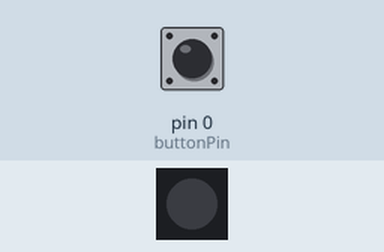
Bench run of a sketch on a simulated Arduino Mega 2560, built with avr-gcc and run on an emulated ATmega2560. Parts: 1 RGB LEDs in strip order, left to right. Inputs (shaded band) come from the test bench; at power-on: pin 0 (buttonPin) HIGH. Dim RGB values are drawn brighter than linear.

Above: at 1.2 s.
1.3 s: pin 0 (buttonPin) pulled LOW for 0.15 s
At 1.75 s:
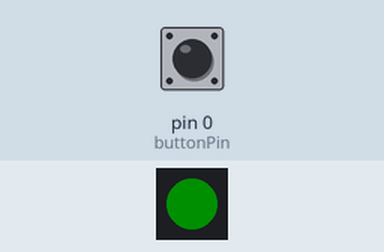
4.3 s: pin 0 (buttonPin) pulled LOW for 3.2 s
At 8.48 s:
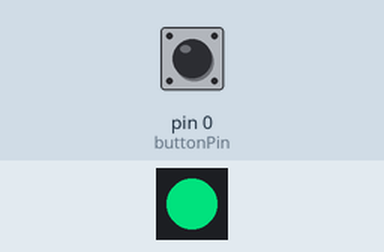
10.5 s: pin 0 (buttonPin) pulled LOW for 3.2 s
At 12.12 s:
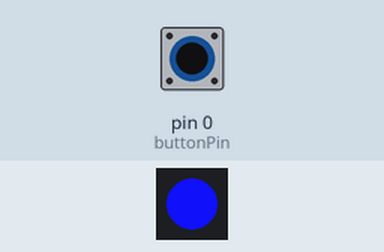
15.9 s: pin 0 (buttonPin) pulled LOW for 1 s
At 17.29 s:
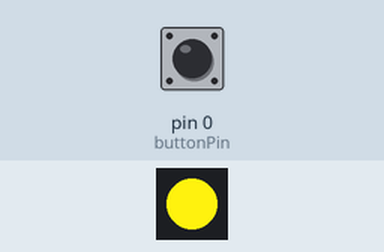
19.9 s: pin 0 (buttonPin) pulled LOW for 3.2 s
At 22.51 s:
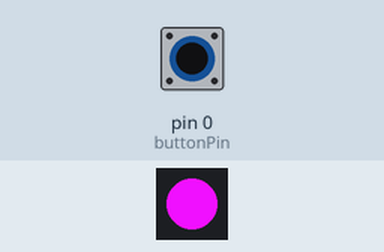
24.6 s: pin 0 (buttonPin) pulled LOW for 3.2 s
At 33.2 s:
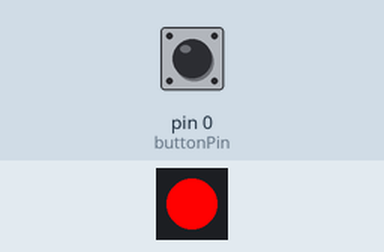
Timing chart, 0 to 33.5 s (numbered marks = the images above; inputs shaded):
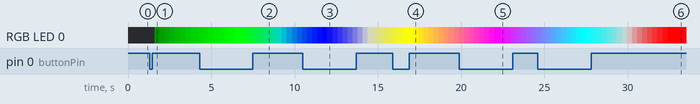

Measured:
- after the input at 1.3 s, RGB LED 0: off → RGB(0, 15, 0) after 0.30 s, → RGB(0, 30, 0) 0.30 s later, → RGB(0, 45, 0) 0.30 s later, → RGB(0, 60, 0) 0.30 s later, … (10 changes in this stretch)

The sketch:

FAST_LED_COLOR_CYCLE_OPI-3.ino
```cpp
#include <FastLED.h>

// Define the LED pin and number of LEDs
#define LED_PIN     48
#define NUM_LEDS    1

// Define the LED brightness and color fade speed
CRGB leds[NUM_LEDS];
int ledBrightness = 255;
int colorFadeSpeed = 20;

// Define the colors to cycle through
CRGB colors[] = {
  CRGB(255, 0, 0),    // Red
  CRGB(0, 255, 0),    // Green
  CRGB(0, 0, 255),    // Blue
  CRGB(255, 255, 0),  // Yellow
  CRGB(255, 0, 255),  // Magenta
  CRGB(0, 255, 255)   // Cyan
};
int numColors = sizeof(colors) / sizeof(colors[0]);
int currentColor = 0;

// Define the button pin and state
int buttonPin = 0;
int buttonState = 0;

void setup() {
  // Set up the FastLED library
  FastLED.addLeds<NEOPIXEL, LED_PIN>(leds, NUM_LEDS);
  FastLED.setBrightness(ledBrightness);

  // Set up the button pin
  pinMode(buttonPin, INPUT_PULLUP);
}

void loop() {
  // Read the button state
  buttonState = digitalRead(buttonPin);

  // Switch to the next color on button press
  if (buttonState == LOW) {
    currentColor++;
    if (currentColor >= numColors) {
      currentColor = 0;
    }
    setColor(colors[currentColor]);
  }
}

// Function to set the LED to a specific color
void setColor(CRGB color) {
  // Fade the LED to the new color
  fadeToColor(leds[0], color);
}

// Function to fade the LED from one color to another
void fadeToColor(CRGB startColor, CRGB endColor) {
  // Calculate the difference between the start and end colors
  int diffR = endColor.r - startColor.r;
  int diffG = endColor.g - startColor.g;
  int diffB = endColor.b - startColor.b;

  // Fade the LED through the color transition
  for (int i = 0; i < 256; i++) {
    int r = startColor.r + (i * diffR / 255);
    int g = startColor.g + (i * diffG / 255);
    int b = startColor.b + (i * diffB / 255);

    leds[0] = CRGB(r, g, b);
    FastLED.show();
    delay(colorFadeSpeed);
  }
}
```
